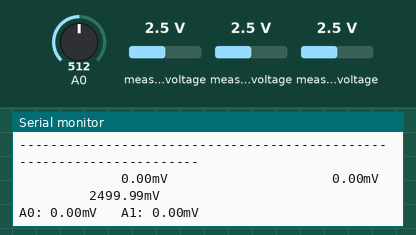
Bench run of a sketch on a simulated Arduino Uno, built with avr-gcc and run on an emulated ATmega328P. On the bench: the last lines printed to the serial monitor. The inputs (shaded band) are chosen by the test bench; at power-on: A0 = 512, measured voltage 2.5 V.

Above: at 1.3 s.
1.4 s: A0 set to 716
At 2.52 s:
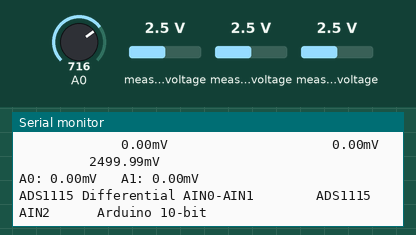
3.9 s: A0 set to 992
At 4.82 s:
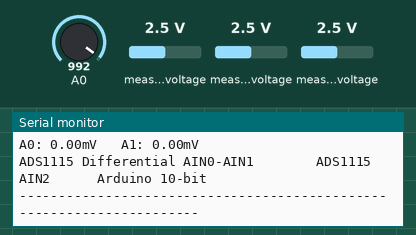
Timing chart, 0 to 6.9 s (numbered marks = the images above; inputs shaded):
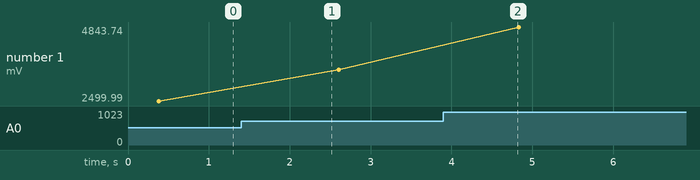

Measured:
- plotted number 1: 2499.99 → 3496.08 after the input at 1.4 s, 3496.08 → 4843.74 after the input at 3.9 s

The sketch:

ADS1115_Test.ino
```cpp
#include <Wire.h>
#include <Adafruit_ADS1015.h>

Adafruit_ADS1115 ads(0x48);  // ADC object at I2C address 0x48 for addr pin = GND

int16_t adc0_1, adc0, adc1, adc2, unoA0;  // variables to hold ADC readings
float multiplier = 0.1875F;               // ADS1115  @ +/- 6.144V gain = 0.1875mV/step
float adcScale   = 4.8828F;               // Arduino 10 bit @ 5 volts   = 4.88mV/step

void setup(void)
{
  Serial.begin(9600);
  Serial.println("Comparing ADS1115 external 16 bit ADC with Arduino internal 10 bit ADC");
  Serial.println();
  Serial.println("Getting differential reading from AIN0 (P) - AIN1 (N)");
  Serial.println("Getting single-ended reading from AIN2");
  Serial.println("Getting single-ended reading from Arduino A0");
  Serial.println();
  Serial.println();

  // The ADC input range (or gain) can be changed via the following
  // functions, but be careful never to exceed VDD +0.3V max, or to
  // exceed the upper and lower limits if you adjust the input range!
  // Setting these values incorrectly may destroy your ADC!
  //                                                                ADS1115
  //                                                                -------
  // ads.setGain(GAIN_TWOTHIRDS);  // 2/3x gain +/- 6.144V  1 bit = 0.1875mV (default)
  // ads.setGain(GAIN_ONE);        // 1x gain   +/- 4.096V  1 bit = 0.125mV
  // ads.setGain(GAIN_TWO);        // 2x gain   +/- 2.048V  1 bit = 0.0625mV
  // ads.setGain(GAIN_FOUR);       // 4x gain   +/- 1.024V  1 bit = 0.03125mV
  // ads.setGain(GAIN_EIGHT);      // 8x gain   +/- 0.512V  1 bit = 0.015625mV
  // ads.setGain(GAIN_SIXTEEN);    // 16x gain  +/- 0.256V  1 bit = 0.0078125mV

  ads.begin();  // init ADS1115 ADC
}

void loop(void) {

  // read in analog inputs
  adc0_1 = ads.readADC_Differential_0_1();  // read differential AIN0 - AIN1
  adc0 = ads.readADC_SingleEnded(0);        // read single AIN0
  adc1 = ads.readADC_SingleEnded(1);        // read single AIN1
  adc2 = ads.readADC_SingleEnded(2);        // read single AIN2
  unoA0 = analogRead(A0);                   // read Arduino single A0

  Serial.println("ADS1115 Differential AIN0-AIN1        ADS1115 AIN2      Arduino 10-bit");
  Serial.println("----------------------------------------------------------------------");
  Serial.print("             ");
  Serial.print(adc0_1 * multiplier); Serial.print("mV                     ");
  Serial.print(adc2 * multiplier); Serial.print("mV          ");
  Serial.print(unoA0 * adcScale); Serial.println("mV");

  Serial.print("A0: ");
  Serial.print(adc0 * multiplier); Serial.print("mV   ");
  Serial.print("A1: ");
  Serial.print(adc1 * multiplier); Serial.print("mV ");

  Serial.println();
  Serial.println();
  Serial.println();
  Serial.println();
  delay(2000);

}
```
